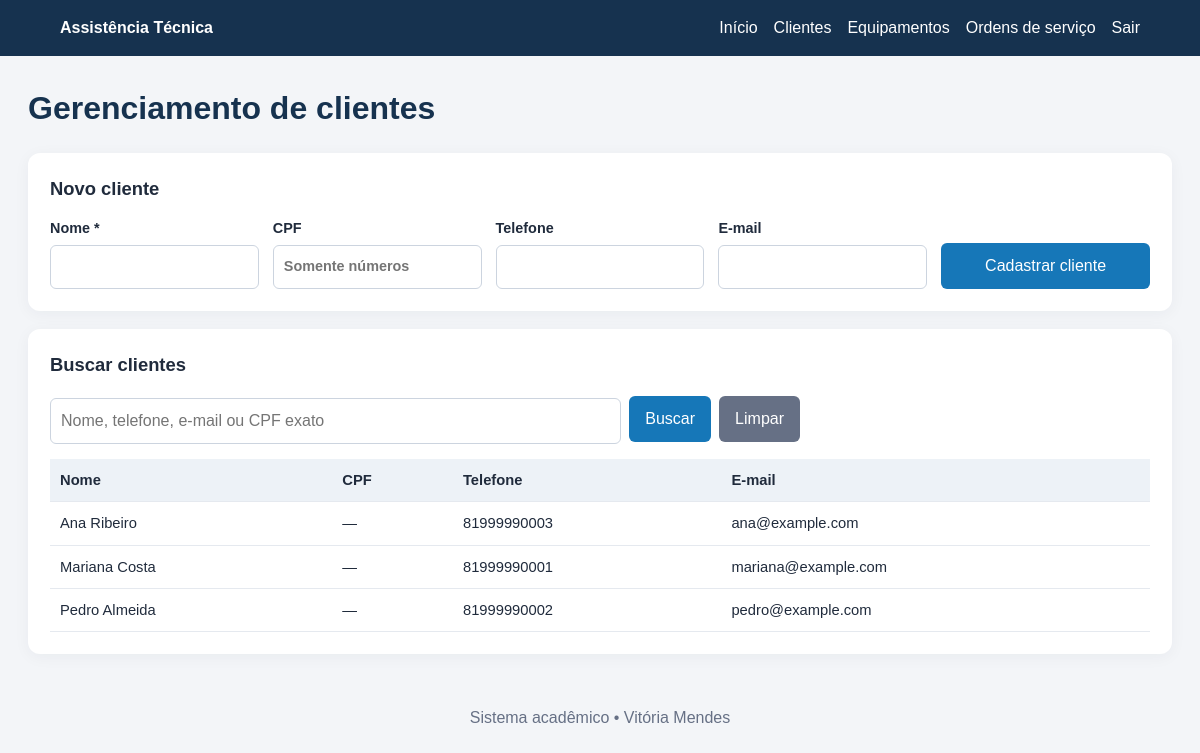
Screenshot of /sistema/clientes.php (signed in) with the database file from the repository.
### tables this page shows
CREATE TABLE clientes (
 id INT AUTO_INCREMENT PRIMARY KEY,
 nome VARCHAR(140) NOT NULL,
 cpf_criptografado TEXT NULL,
 cpf_hash CHAR(64) NULL UNIQUE,
 telefone VARCHAR(30) NULL,
 email VARCHAR(160) NULL,
 criado_em TIMESTAMP DEFAULT CURRENT_TIMESTAMP
);

### sistema/clientes.php (the view, shortened to what this page needs)
<?php
require __DIR__ . '/config.php'; require_login();
$q=trim($_GET['q']??'');
$sql='SELECT id,nome,telefone,email,cpf_criptografado FROM clientes'; $params=[];
$sql.=' ORDER BY nome';
$stmt=db()->prepare($sql); $stmt->execute($params); $rows=$stmt->fetchAll();
echo '<section class="panel"><h2>Novo cliente</h2><form method="post" class="form-grid"><input type="hidden" name="csrf" value="'.h(csrf_token()).'"><label>Nome *<input name="nome" required></label><label>CPF<input name="cpf" inputmode="numeric" placeholder="Somente números"></label><label>Telefone<input name="telefone"></label><label>E-mail<input name="email" type="email"></label><button>Cadastrar cliente</button></form></section>';
echo '<section class="panel"><h2>Buscar clientes</h2><form method="get" class="search"><input name="q" value="'.h($q).'" placeholder="Nome, telefone, e-mail ou CPF exato"><button>Buscar</button><a class="button secondary" href="clientes.php">Limpar</a></form><div class="table-wrap"><table><thead><tr><th>Nome</th><th>CPF</th><th>Telefone</th><th>E-mail</th></tr></thead><tbody>';
foreach($rows as $r) echo '<tr><td>'.h($r['nome']).'</td><td>'.h($r['cpf_criptografado']? 'Protegido no banco':'—').'</td><td>'.h($r['telefone']).'</td><td>'.h($r['email']).'</td></tr>';
echo '</tbody></table></div></section>';

### sistema/assets/style.css (style rules this page uses)
* { box-sizing:border-box }
body { margin:0;background:#f3f5f8;color:#202b3c;font:16px/1.5 Arial,sans-serif }
h2 { font-size:1.15rem;margin-top:0 }
.panel,.login-card { background:#fff;border-radius:12px;padding:22px;margin:18px 0;box-shadow:0 3px 16px #13243a0c }
.form-grid { display:grid;grid-template-columns:repeat(auto-fit,minmax(200px,1fr));gap:14px;align-items:end }
label { display:block;font-size:.9rem;font-weight:bold }
input,select { display:block;width:100%;margin-top:5px;padding:10px;border:1px solid #ccd4df;border-radius:6px;background:#fff;font:inherit }
button,.button { display:inline-block;border:0;border-radius:6px;background:#1677b8;color:white;padding:11px 16px;font:inherit;cursor:pointer;text-decoration:none }
.secondary { background:#667085 }
.search { display:flex;gap:8px;align-items:center;max-width:750px }
.search input { flex:1 }
.table-wrap { overflow-x:auto;margin-top:15px }
table { border-collapse:collapse;width:100%;font-size:.92rem }
th,td { text-align:left;padding:10px;border-bottom:1px solid #e5e9ef;vertical-align:top }
th { background:#edf2f7 }

### rows the page displays
clientes: nome "Ana Ribeiro", cpf_criptografado "—", telefone "81999990003", email "ana@example.com"
clientes: nome "Mariana Costa", cpf_criptografado "—", telefone "81999990001", email "mariana@example.com"
clientes: nome "Pedro Almeida", cpf_criptografado "—", telefone "81999990002", email "pedro@example.com"

### other values shown
$title "Gerenciamento de clientes"
